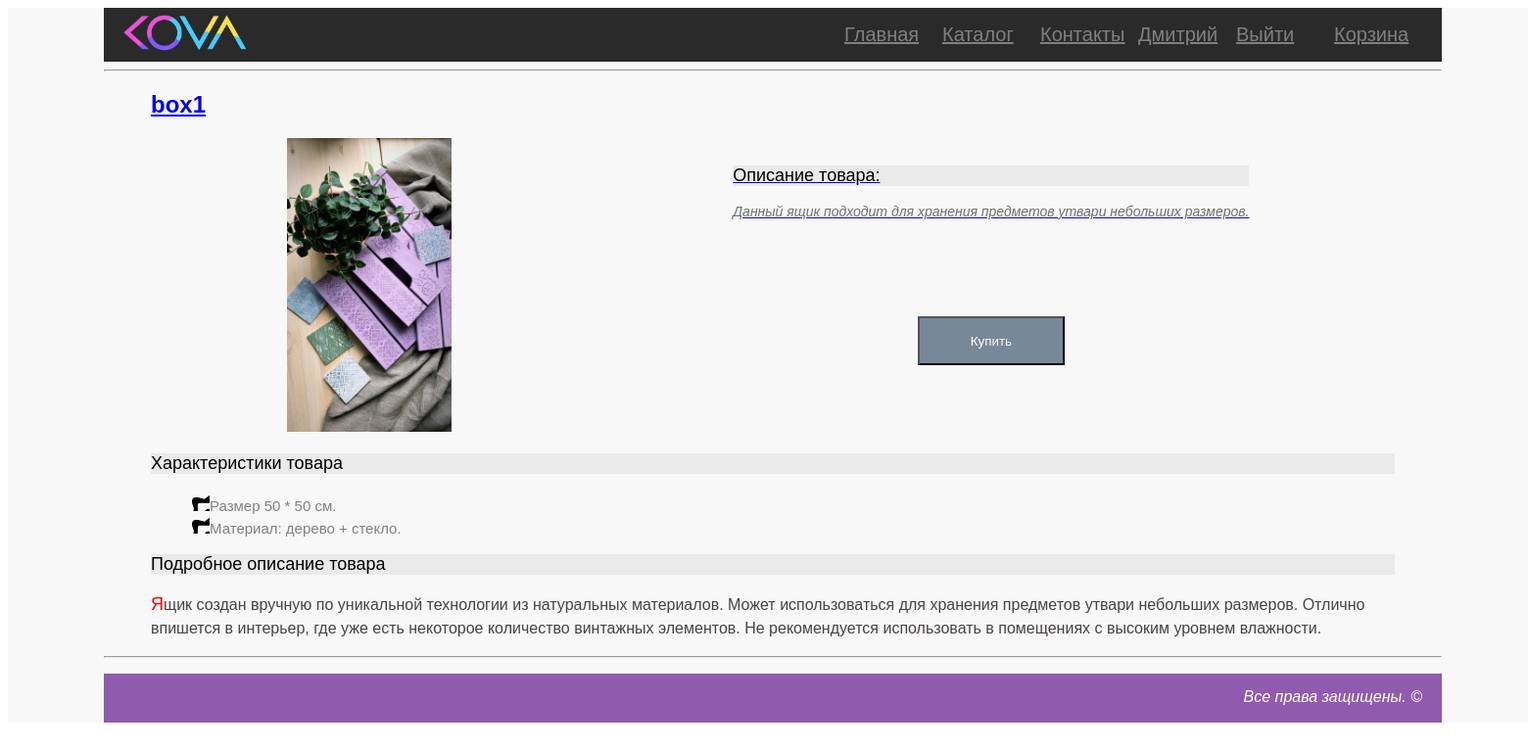
/product/1 (signed in), run on the app's committed database.
### authapp/models.py (models this page shows, shortened)
class ShopUser(AbstractUser):
    avatar = models.ImageField(upload_to='users_avatars', blank=True)
    age = models.PositiveIntegerField(verbose_name='возраст', default=18)
    activation_key = models.CharField(verbose_name='ключ подтверждения', max_length=128, blank=True)
    activation_key_expires = models.DateTimeField(
        verbose_name='актуальность ключа',
        default=(now() + timedelta(hours=48)))

### mainapp/models.py (models this page shows, shortened)
class Product(models.Model):
    PUBLICATED = 'PUB'
    PRIVATE = 'PRV'
    PUBLICATED_CHOICES = (
        (PUBLICATED, 'Publicated'),
        (PRIVATE, 'Private'),
    )
    category = models.ForeignKey(ProductCategory, on_delete=models.CASCADE)
    title = models.CharField(max_length=150)
    image = models.ImageField(blank=True, null=True)
    cost = models.DecimalField(max_digits=7, decimal_places=2)
    short_desc = models.CharField(verbose_name='краткое описание', max_length=200, blank=True)
    description = models.TextField(verbose_name='подбробное описание', blank=True)
    publicated = models.CharField(
        max_length=3,
        choices=PUBLICATED_CHOICES,
        default=PUBLICATED
    )
    created = models.DateTimeField(auto_now_add=True)
    modifield = models.DateTimeField(auto_now=True)

### mainapp/views.py (the view)
# urls.py: re_path(r'(?P<pk>\d+)', mainapp.product_detail, name='product'),
def product_detail(request, pk):
    instance = models.Product.objects.get(id=pk)
    return render(request, 'products/detail.html', {'instance': instance})

### mainapp/context_processors.py (called while the page is built)
def basket(request):
    print('context_processor basket works')
    basket = []
    if request.user.is_authenticated:
        basket = Basket.objects.filter(user=request.user)
    return {
        'basket': basket,
    }

### mainapp/templates/products/detail.html (shortened to what this page needs)
{% extends 'mainapp/base.html' %}
{% load static %}
{% block page_content %}
{% include 'products/components/product_detailed.html' with itm=instance %}
{% endblock %}

### mainapp/templates/includes/menu.html (shortened to what this page needs)
<ul class="menu">
    <li><a href="/">Главная</a></li>
    <li><a href="{% url 'catalog' %}">Каталог</a></li>
    <li><a href="{% url 'contacts' %}">Контакты</a></li>
    {% if user.is_authenticated %}
        <li>
            <a href="{% url 'auth:edit' %}">
                {{ user.first_name|default:'USER' }}
            </a>
        </li>
    {% endif %}
        <li>
            {% if user.is_authenticated %}
                <a href="{% url 'auth:logout' %}">Выйти</a>
            {% else %}
                <a href="{% url 'auth:login' %}">Войти</a>
            {% endif %}
        </li>
    <li><a href="{% url 'basket:view' %}" class="basket">Корзина
        </a>
    </li>
</ul>

### mainapp/templates/products/components/product_detailed.html
 <a href="{% url 'detail' pk=itm.id %}">
     <h2> {{ itm.title }}</h2>
    <div class="product_short_information">
        <div class="product_short_information_image">
            <img class="inner" src="/media/{{ itm.image }}" alt="{{ itm.title }}" height="300">
        </div>
        <div class="product_short_information_text">
            <h3 class="product_page_heading">Описание товара:</h3>
            <p  class="product_page_short_text">{{ itm.short_desc }}</p>
            <div class="button_buy">
                <a href="{% url 'basket:add' pk=itm.id %}">
                    <button type="button_buy">Купить</button>
                </a>
            </div>
        </div>
    </div>
        <h3 class="product_page_heading">Характеристики товара</h3>
        <ul class="product_page_characters">
            <li>Размер 50 * 50 см.</li>
            <li>Материал:  дерево + стекло.</li>
        </ul>
        <h3 class="product_page_heading">Подробное описание товара</h3>
        <p class="product_page_full_text">{{ itm.description }} </p>

### mainapp/static/css/main.css (style rules this page uses)
.menu { list-style-type: none; display: flex; position: relative; right: 10px; }
.menu li { border: 1px #eaeaea; width: 100px; display: flex; }
.menu a { color: grey; font-size: 20px; }
.product_page_heading { color: black; font-size: 18px; font-weight: 400; background-color: #eaeaea; }
.product_page_short_text { color: #707070; font-size: 14px; font-style: italic; line-height: 16px; }
.product_page_full_text { color: #484343; font-size: 16px; font-weight: 400; line-height: 24px; text-align: left; }
.product_page_full_text::first-letter { color: red; font-size: 18px; font-weight: 500; font-style: inherit; }
.product_page_characters { color: gray; font-size: 15px; }
.product_page_characters li:before { content: " "; width: 20px; height: 20px; display:inline-block; background-image: url(static/img/icon_flower.png); }
.product_page_characters li { list-style-type: none; }
button { width: 100px; height: 25px; }
.product_short_information { width: 100%; display: flex; justify-content: space-around; }
.product_short_information_text { padding: 10px; }
.button_buy { position: relative; top: 30%; text-align: center; }
.button_buy button { height: 50px; width: 150px; background-color: lightslategray; color:white; }

### data on the page
ShopUser: first_name "Дмитрий"
Product: title "box1", image (picture), short_desc "Данный ящик подходит для хранения предметов утвари небольших размеров.", description "Ящик создан вручную по уникальной технологии из натуральных материалов. Может использоваться для хранения предметов утвари небольших размеров. Отлично впишется в интерьер, где уже есть некоторое количество винтажных элементов. Не рекомендуется использовать в помещениях с высоким уровнем влажности."
